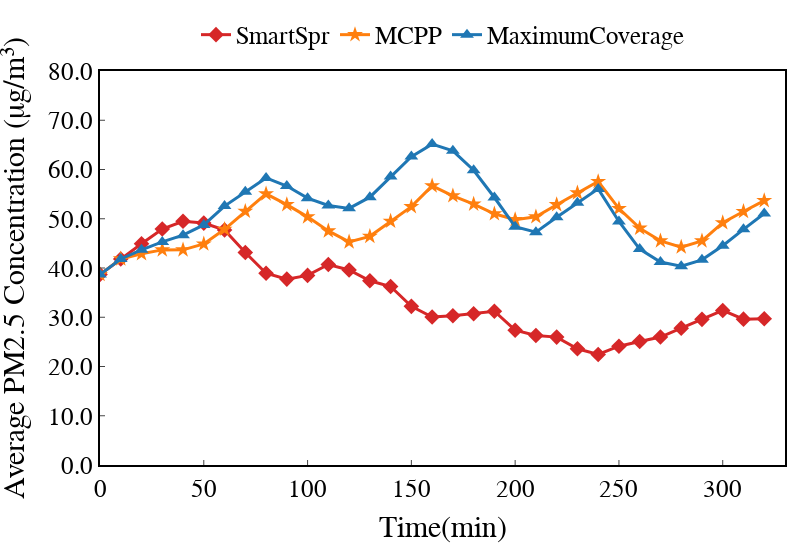

The code cell stored with this chart in its notebook:
### Code cell
width = 800
height = 550
linewidth = 3
markersize = 12
colors_dict = ['#d62728', '#ff7f0e', '#1f77b4']
markersymbol={'FH':2, 'HEUR':'star', 'DDRL':5}
linetype = {'Low':'dot','Medium':'dashdot','High':'solid'}
labels = []
Time_deadline = 33
for i in range(Time_deadline):
    labels.append(int(i*10))

xtitle = 'Time(min)'
ytitle = 'Average PM2.5 Concentration (μg/m³)'

fig = go.Figure()

fig.add_trace(go.Scatter(
    x=labels, 
    y=strategy_meanpm[0][2][7][0:Time_deadline], 
    name='SmartSpr', 
    mode='lines+markers', 
    marker=dict(size=markersize, symbol=markersymbol['FH']),line=dict(color=colors_dict[0], width=linewidth),))
fig.add_trace(go.Scatter(
    x=labels, 
    y=strategy_meanpm[1][2][7][0:Time_deadline], 
    name='MCPP', 
    mode='lines+markers', 
    marker=dict(size=markersize, symbol=markersymbol['HEUR']),line=dict(color=colors_dict[1], width=linewidth),))
fig.add_trace(go.Scatter(
    x=labels, 
    y=strategy_meanpm[2][2][7][0:Time_deadline], 
    name='MaximumCoverage', 
    mode='lines+markers', 
    marker=dict(size=markersize, symbol=markersymbol['DDRL']),line=dict(color=colors_dict[2], width=linewidth),))

fig = line_update_fig(fig, xtitle, ytitle, width=width, height=height)
fig.update_xaxes(title_text=xtitle, title_font=dict(size=30),tickfont=dict(size=25),showgrid=False)
fig.update_yaxes(title_text=ytitle, title_font=dict(size=30),tickfont=dict(size=25),showgrid=False)
fig.update_layout(
    xaxis=dict(range=[0, 330]),
    yaxis=dict(range=[0, 80]),
    legend=dict(font=dict(size=25), x=0.5, y=1.15)) # name size
fig.show()
filename = './outputs/png/line_timeAveragePollution-teamsize3-linetype.png'
print(filename)
fig.write_image(filename, scale=1)

### Figure 1 — Plotly figure (JSON) as saved in the notebook; plotly's stock layout.template omitted (floating-point values rounded to 4 significant figures)
{"data": [{"line": {"color": "#d62728", "width": 3}, "marker": {"size": 12, "symbol": 2}, "mode": "lines+markers", "name": "SmartSpr", "type": "scatter", "x": [0, 10, 20, 30, 40, 50, 60, 70, 80, 90, 100, 110, 120, 130, 140, 150, 160, 170, 180, 190, 200, 210, 220, 230, 240, 250, 260, 270, 280, 290, 300, 310, 320], "y": [38.67, 41.83, 44.93, 47.92, 49.48, 49.12, 47.72, 43.15, 38.95, 37.74, 38.5, 40.71, 39.59, 37.41, 36.24, 32.22, 30.04, 30.32, 30.7, 31.22, 27.37, 26.31, 25.97, 23.59, 22.44, 24.12, 25.08, 25.98, 27.78, 29.58, 31.38, 29.61, 29.7]}, {"line": {"color": "#ff7f0e", "width": 3}, "marker": {"size": 12, "symbol": "star"}, "mode": "lines+markers", "name": "MCPP", "type": "scatter", "x": [0, 10, 20, 30, 40, 50, 60, 70, 80, 90, 100, 110, 120, 130, 140, 150, 160, 170, 180, 190, 200, 210, 220, 230, 240, 250, 260, 270, 280, 290, 300, 310, 320], "y": [38.67, 41.83, 42.9, 43.68, 43.69, 44.88, 47.86, 51.51, 55.06, 52.87, 50.38, 47.53, 45.29, 46.43, 49.49, 52.46, 56.67, 54.66, 52.97, 51.01, 49.81, 50.4, 52.85, 55.24, 57.56, 52.07, 48.09, 45.5, 44.25, 45.5, 49.19, 51.47, 53.69]}, {"line": {"color": "#1f77b4", "width": 3}, "marker": {"size": 12, "symbol": 5}, "mode": "lines+markers", "name": "MaximumCoverage", "type": "scatter", "x": [0, 10, 20, 30, 40, 50, 60, 70, 80, 90, 100, 110, 120, 130, 140, 150, 160, 170, 180, 190, 200, 210, 220, 230, 240, 250, 260, 270, 280, 290, 300, 310, 320], "y": [38.67, 41.84, 43.7, 45.3, 46.67, 48.74, 52.57, 55.48, 58.29, 56.64, 54.18, 52.71, 52.11, 54.38, 58.56, 62.62, 65.16, 63.78, 59.85, 54.31, 48.38, 47.27, 50.29, 53.23, 56.06, 49.44, 43.84, 41.21, 40.38, 41.65, 44.53, 47.85, 51.06]}], "layout": {"font": {"color": "rgb(0, 0, 0)", "family": "Arial", "size": 30}, "height": 550, "legend": {"font": {"size": 25}, "orientation": "h", "title": {"text": ""}, "x": 0.5, "xanchor": "center", "y": 1.15, "yanchor": "top"}, "margin": {"b": 15, "l": 15, "r": 15, "t": 15}, "plot_bgcolor": "rgb(255,255,255)", "width": 800, "xaxis": {"gridcolor": "rgb(200, 200, 200)", "linecolor": "rgb(0, 0, 0)", "linewidth": 2, "mirror": true, "range": [0, 330], "showgrid": false, "showline": true, "tickfont": {"size": 25}, "ticks": "inside", "title": {"font": {"size": 30}, "text": "Time(min)"}}, "yaxis": {"gridcolor": "rgb(200, 200, 200)", "linecolor": "rgb(0, 0, 0)", "linewidth": 2, "mirror": true, "range": [0, 80], "showgrid": false, "showline": true, "tickfont": {"size": 25}, "tickformat": ".1f", "ticks": "inside", "title": {"font": {"size": 30}, "text": "Average PM2.5 Concentration (μg/m³)"}}}}
